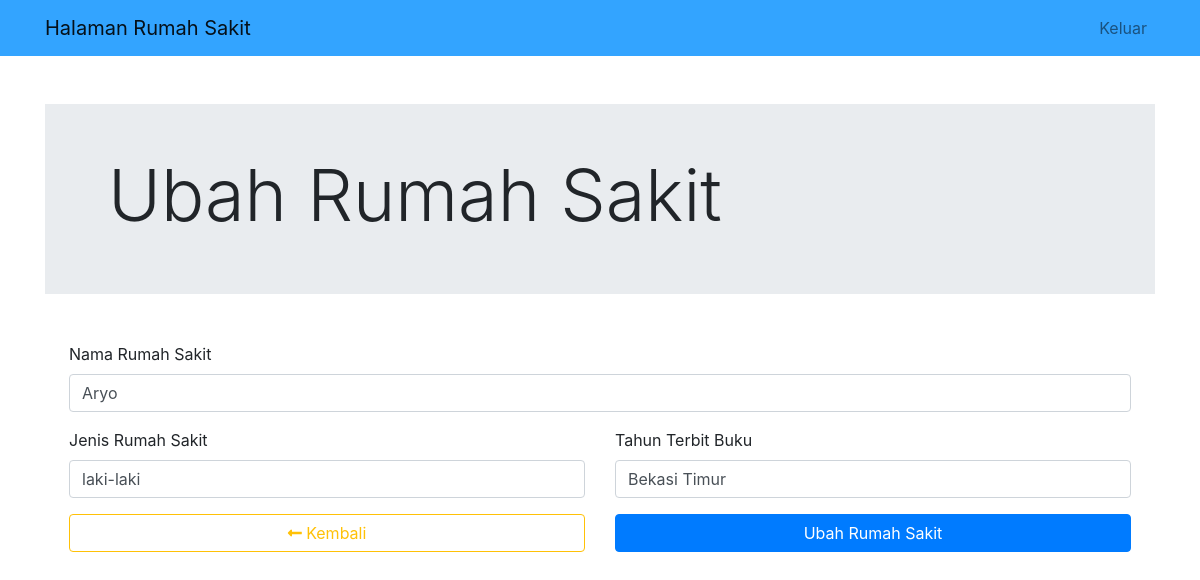
/edit.php?id=15 (signed in), run on the app's committed database.
### tables this page shows
CREATE TABLE `hospital` (
  `id` int(11) NOT NULL,
  `nama` varchar(36) NOT NULL,
  `jenis` varchar(36) NOT NULL,
  `alamat` varchar(36) NOT NULL
);

### edit.php (the view, shortened to what this page needs)
<?php
include('koneksi.php');
if ($_GET) {
  $id = $_GET['id'];
  $query_get = "SELECT * FROM hospital WHERE id=$id";
  $result_data = mysqli_query($conn, $query_get);
}
?>
<!doctype html>
<html lang="en">
<head>
  <link rel="stylesheet" href="https://cdn.jsdelivr.net/npm/bootstrap@4.6.0/dist/css/bootstrap.min.css">
  <link rel="stylesheet" href="https://cdnjs.cloudflare.com/ajax/libs/font-awesome/5.15.3/css/all.min.css">
</head>
<body>
  <?php include('navbar.php'); ?>
  <div class="container mt-5">
    <div class="jumbotron jumbotron-fluid p-5">
      <div class="container">
        <h1 class="display-3">Ubah Rumah Sakit</h1>
      </div>
    </div>
    <div class="mt-5 px-4">
      <?php if (mysqli_num_rows($result_data) > 0) : ?>
        <?php while ($hospital = mysqli_fetch_assoc($result_data)) { ?>
          <form action="" method="POST">
            <div class="row">
              <div class="col-md-12">
                <div class="form-group">
                  <label for="nama">Nama Rumah Sakit</label>
                  <input type="text" class="form-control" id="nama" name="nama" value="<?= $hospital['nama'] ?>" required>
                </div>
              </div>
              <div class="col-md-6">
                <div class="form-group">
                  <label for="jenis">Jenis Rumah Sakit</label>
                  <input type="text" class="form-control" id="jenis" name="jenis" value="<?= $hospital['jenis'] ?>" required>
                </div>
              </div>
              <div class="col-md-6">
                <div class="form-group">
                  <label for="alamat">Tahun Terbit Buku</label>
                  <input type="text" class="form-control" id="alamat" name="alamat" value="<?= $hospital['alamat'] ?>" required>
                </div>
              </div>
              <div class="col-md-6">
                <a href="index.php" class="btn btn-outline-warning btn-block"><i class="fas fa-long-arrow-alt-left"></i> Kembali</a>
              </div>
              <div class="col-md-6">
                <button type="submit" class="btn btn-primary btn-block">Ubah Rumah Sakit</button>
              </div>
            </div>
          </form>
        <?php } ?>
      <?php else : ?>
        ID tidak ditemukan
      <?php endif; ?>
    </div>
  </div>
</body>
</html>

### data on the page
hospital: nama "Aryo", jenis "laki-laki", alamat "Bekasi Timur"
